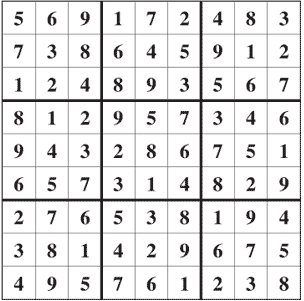
#> input picture 1sudoku.jpg, 304 x 301 px
$ python imreader.py 1sudoku.jpg   (Python 2 division)
#> lines starting #> are read from the running program, lines starting #| are printed output that depends on the picture

from PIL import Image
import sys
import commands

usrimg = Image.open(sys.argv[1])
#> usrimg is the input picture: PIL image 304x301 RGB; mean R, G, B 229, 228.6, 228.7


# Converting the image to greyscale.

captcha = usrimg.convert('1')
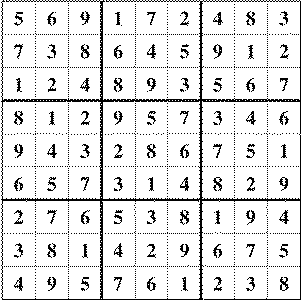
#> captcha: PIL image 304x301 1; 89.5% white; black in thin lines or dots


# Saving the image as tesseract can read.

captcha.save('temp.bmp', dpi=(200,200))


# Invoking tesseract from python to extract characters

commands.getoutput('tesseract temp.bmp data')
#> (this line was passed over: commands is not available in this run)


# Reading the output generated in data.txt

#> (the run stopped early here; a loop or call above may not have finished)
